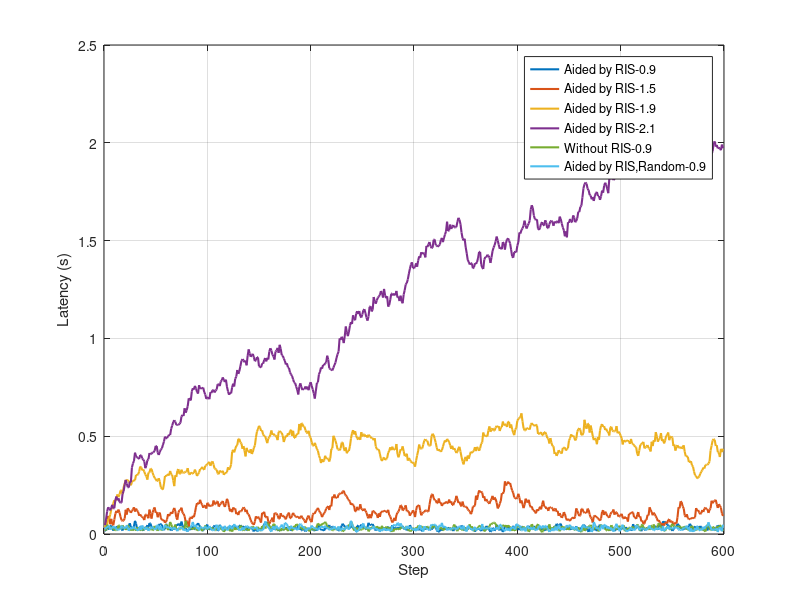

This figure's MATLAB source:


figure(1)

load RIS_result_10_600_0.900_0.800_20220722_115029.mat
plot(latency(2:end),'LineWidth',1.5);
hold on;

load RIS_result_10_600_1.500_0.800_20220722_115415.mat
plot(latency(2:end),'LineWidth',1.5);

load RIS_result_10_600_1.900_0.800_20220722_115656.mat
plot(latency(2:end),'LineWidth',1.5);

load RIS_result_10_600_2.100_0.800_20220722_115834.mat
plot(latency(2:end),'LineWidth',1.5);



load withoutRIS_result_10_600_0.900_0.800_20220722_164016.mat
plot(latency(2:end),'LineWidth',1.5);

load random_result_10_600_0.900_0.800_20220721_223725.mat
plot(latency(2:end),'LineWidth',1.5);






grid on;
xlabel('Step')
ylabel('Latency (s)')

% legend('Local-0.9','No RIS-0.9','Aided by RIS-0.9','Aided by RIS-1.5','Aided by RIS-1.9','Aided by RIS-2.1')
legend('Aided by RIS-0.9','Aided by RIS-1.5','Aided by RIS-1.9','Aided by RIS-2.1','Without RIS-0.9','Aided by RIS,Random-0.9','Local-0.9')



